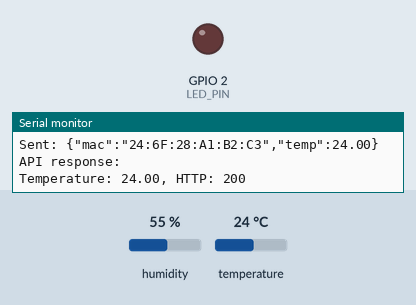
A program run on a simulated ESP32. On the bench: output pins drawn as LEDs (lit = HIGH), the last lines printed to the serial monitor. The inputs (shaded band) are chosen by the test bench; at power-on: temperature 24 °C, humidity 55 %. WiFi joins after 1.5 s; servers stay silent unless stated; uploads are accepted with an empty reply; no MQTT or app messages arrive unless stated; not simulated (calls return 0 or success): secrets.h.

Above: at 2.7 s.
2.8 s: temperature set to 29.7 °C
12.7 s: temperature set to 30.5 °C
At 22.0 s:
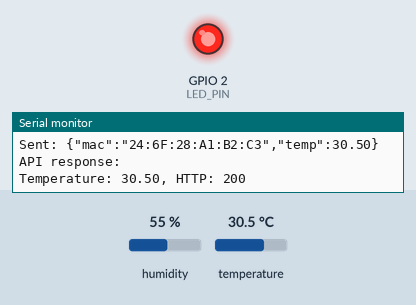
Timing chart, 0 to 23.5 s (numbered marks = the images above; inputs shaded):
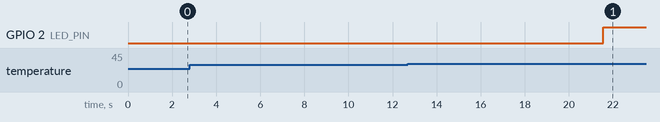

The program:

main.cpp
```cpp
#include <Arduino.h>
#include <WiFi.h>
#include <HTTPClient.h>
#include <PubSubClient.h>
#include <DHT.h>
#include <math.h>
#include <stdlib.h>
#include <ctype.h>
#include "secrets.h"

// Hardware
#define DHT_PIN 15
#define DHT_TYPE DHT22
#define LED_PIN 2

// Wi-Fi
const char* WIFI_SSID = "Wokwi-GUEST";
const char* WIFI_PASSWORD = "";

// Azure API
const char* API_URL =
    "http://iot-skyethomas.mexicocentral.cloudapp.azure.com/readings";

// MQTT broker
const char* MQTT_SERVER = "135.232.203.144";
const int MQTT_PORT = 1883;

// IMPORTANT: Match MQTT_NAME in your Azure .env
const char* MQTT_NAME = "skyethomas";

DHT dht(DHT_PIN, DHT_TYPE);
WiFiClient wifiClient;
PubSubClient mqtt(wifiClient);

String mac;
String baseTopic;

float alarmLimit = 30.0;
float latestTemperature = NAN;
bool alarmActive = false;
bool alarmPublished = false;

unsigned long lastReading = 0;
unsigned long lastMqttAttempt = 0;

const unsigned long READING_INTERVAL = 10000;
const unsigned long MQTT_RETRY_INTERVAL = 5000;

// Update LED and publish alarm state when needed
void updateAlarm() {
    if (!isfinite(latestTemperature)) {
        return;
    }

    bool newState = latestTemperature > alarmLimit;

    digitalWrite(LED_PIN, newState ? HIGH : LOW);

    if (newState != alarmActive || !alarmPublished) {
        alarmActive = newState;

        if (mqtt.connected()) {
            String topic = baseTopic + "/alarm/state";

            bool published = mqtt.publish(
                topic.c_str(),
                alarmActive ? "ON" : "OFF",
                true
            );

            if (published) {
                alarmPublished = true;
            }
        }

        Serial.println(
            alarmActive ? "ALARM ON" : "ALARM OFF"
        );
    }
}

// Receive a new alarm limit from MQTT
void mqttCallback(
    char* topic,
    byte* payload,
    unsigned int length
) {
    String message;

    for (unsigned int i = 0; i < length; i++) {
        message += (char)payload[i];
    }

    message.trim();

    if (message.length() == 0) {
        Serial.println("Invalid alarm limit");
        return;
    }

    char* endPointer;
    float newLimit = strtof(
        message.c_str(),
        &endPointer
    );

    while (*endPointer &&
           isspace((unsigned char)*endPointer)) {
        endPointer++;
    }

    if (endPointer == message.c_str() ||
        *endPointer != '\0' ||
        !isfinite(newLimit)) {
        Serial.println("Invalid alarm limit");
        return;
    }

    alarmLimit = newLimit;

    Serial.printf(
        "New alarm limit: %.2f\n",
        alarmLimit
    );

    // Immediately update LED using latest reading
    updateAlarm();
}

// Connect to MQTT
void connectMQTT() {
    if (mqtt.connected()) {
        return;
    }

    if (millis() - lastMqttAttempt <
        MQTT_RETRY_INTERVAL) {
        return;
    }

    lastMqttAttempt = millis();

    String clientId = "esp32-" + mac;
    String statusTopic = baseTopic + "/status";
    String limitTopic = baseTopic + "/alarm/max";

    bool connected = mqtt.connect(
        clientId.c_str(),
        statusTopic.c_str(),
        0,
        true,
        "offline"
    );

    if (connected) {
        Serial.println("MQTT connected");

        // Publish retained online status
        mqtt.publish(
            statusTopic.c_str(),
            "online",
            true
        );

        // Subscribe to alarm limit
        mqtt.subscribe(limitTopic.c_str());

        // Republish alarm state after reconnect
        alarmPublished = false;
        updateAlarm();
    } else {
        Serial.printf(
            "MQTT connection failed: %d\n",
            mqtt.state()
        );
    }
}

// Send temperature to Azure
void sendReading(float temperature) {
    if (WiFi.status() != WL_CONNECTED) {
        Serial.println("Wi-Fi disconnected");
        return;
    }

    HTTPClient http;

    http.begin(API_URL);

    http.addHeader(
        "Content-Type",
        "application/json"
    );

    http.addHeader(
        "X-API-Key",
        DEVICE_KEY
    );

    // CORRECT FIELD NAME: "temp"
    String json = "{\"mac\":\"" + mac +
                  "\",\"temp\":" +
                  String(temperature, 2) + "}";

    int response = http.POST(json);

    Serial.println("Sent: " + json);
    Serial.println(
        "API response: " + http.getString()
    );

    Serial.printf(
        "Temperature: %.2f, HTTP: %d\n",
        temperature,
        response
    );

    http.end();
}

void setup() {
    Serial.begin(115200);

    pinMode(LED_PIN, OUTPUT);
    digitalWrite(LED_PIN, LOW);

    dht.begin();

    // Connect Wi-Fi
    WiFi.begin(
        WIFI_SSID,
        WIFI_PASSWORD
    );

    Serial.print("Connecting to Wi-Fi");

    while (WiFi.status() != WL_CONNECTED) {
        delay(500);
        Serial.print(".");
    }

    Serial.println("\nWi-Fi connected");

    mac = WiFi.macAddress();

    Serial.println("MAC: " + mac);

    baseTopic = String("ecse3038/") + MQTT_NAME;

    mqtt.setServer(
        MQTT_SERVER,
        MQTT_PORT
    );

    mqtt.setCallback(mqttCallback);

    // Allow retained alarm messages
    mqtt.setBufferSize(256);

    // First MQTT connection attempt
    lastMqttAttempt =
        millis() - MQTT_RETRY_INTERVAL;

    connectMQTT();

    // Allow first temperature reading immediately
    lastReading =
        millis() - READING_INTERVAL;
}

void loop() {
    if (WiFi.status() != WL_CONNECTED) {
        WiFi.reconnect();
        delay(500);
        return;
    }

    if (!mqtt.connected()) {
        connectMQTT();
    }

    mqtt.loop();

    // Read every 10 seconds
    if (millis() - lastReading >=
        READING_INTERVAL) {

        lastReading = millis();

        float temperature =
            dht.readTemperature();

        if (isnan(temperature)) {
            Serial.println("DHT22 read failed");
            return;
        }

        latestTemperature = temperature;

        // Update alarm LED
        updateAlarm();

        // Send to Azure
        sendReading(temperature);
    }
}
```

Measured:
- the behaviour switches between 30 and 30.1 °C on temperature (found by bisection; images 0 and 1)
- after the input at 12.7 s, GPIO 2 (LED_PIN): LOW → HIGH after 8.9 s
